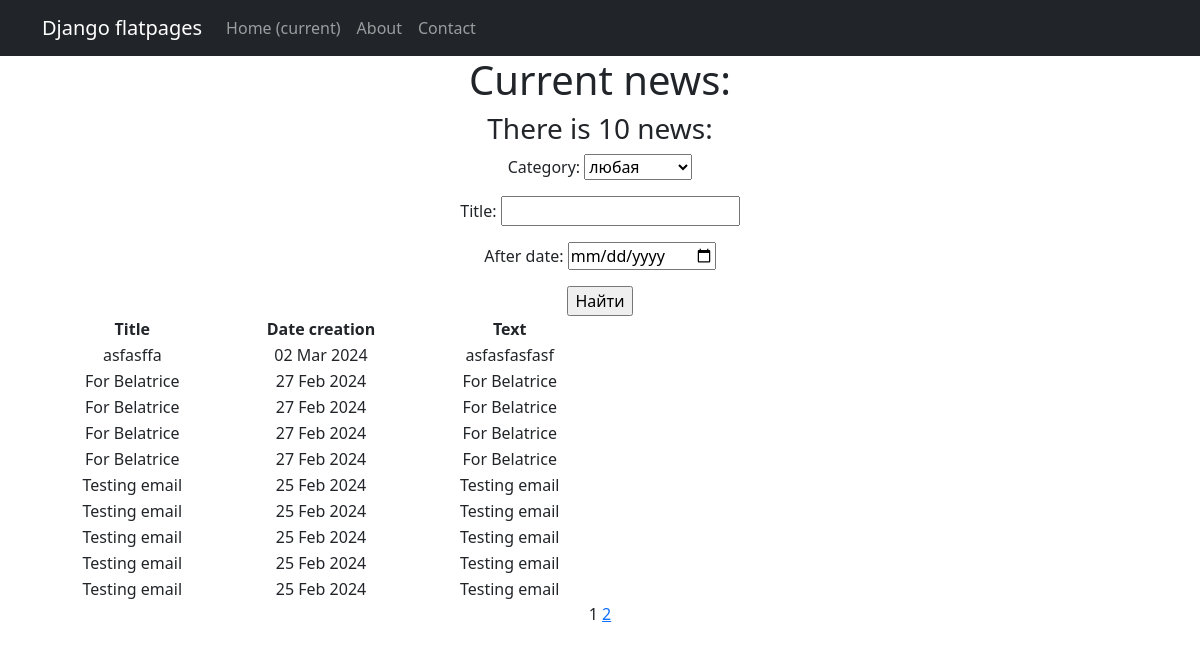
The page /news/search/ on the database as committed earlier.
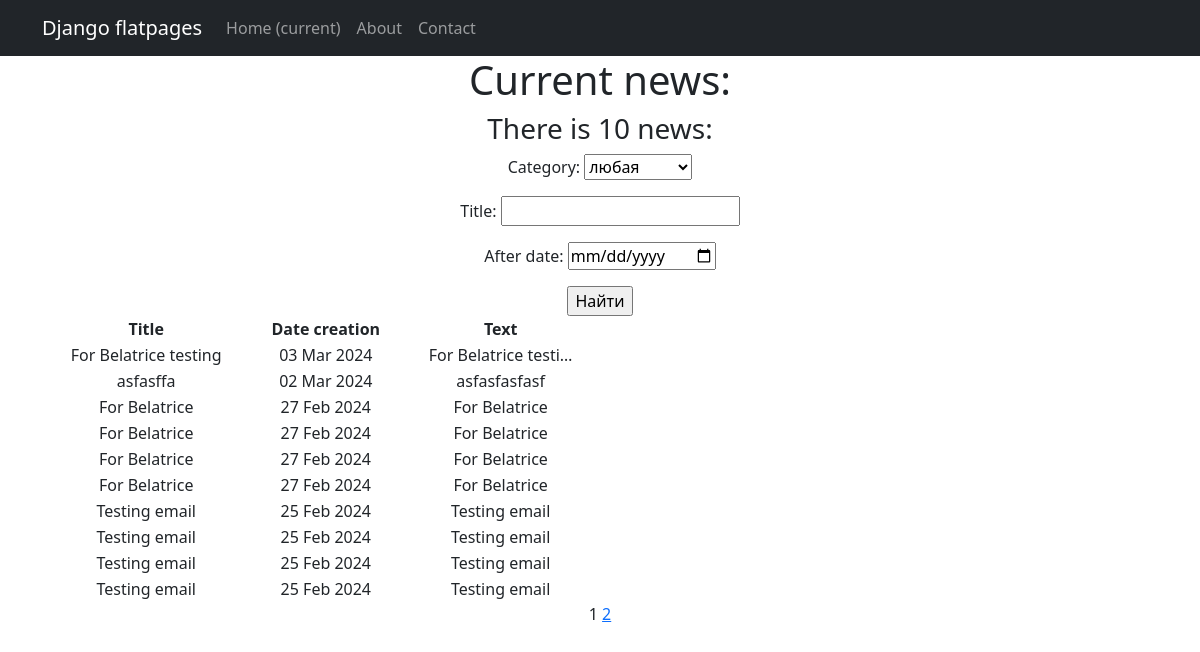
The same page on the database as committed later.
### newapp/models.py (models this page shows, shortened)
class Post(models.Model):# содержать в себе статьи и новости, которые создают пользователи
    author = models.ForeignKey(Author, on_delete = models.CASCADE)# связь «один ко многим» с моделью Author;
    News = 'NW'# новость
    Article = 'AR'# статья
    CATEGORY_CHOICES = (
        (News, 'Новость'),
        (Article, 'Статья')
    )
    categoryType = models.CharField(max_length = 2, choices = CATEGORY_CHOICES, default = Article)# поле с выбором — «статья» или «новость»;
    dateCreation = models.DateTimeField(auto_now_add = True)# автоматически добавляемая дата и время создания;
    postCategory = models.ManyToManyField(Category, through= 'PostCategory')# связь «многие ко многим» с моделью Category (с дополнительной моделью PostCategory);
    title = models.CharField(max_length= 128) # заголовок статьи/новости;
    text = models.TextField() # текст статьи/новости;
    rating = models.SmallIntegerField(default=0)# рейтинг статьи/новости.

### newapp/views.py (the view)
# urls.py: path('search/', NewsSearch.as_view(), name='news_search'),
class NewsSearch(ListView):
    model = Post
    ordering = '-dateCreation'
    template_name = 'news_search.html'
    context_object_name = 'news_search'
    paginate_by = 10  # вот так мы можем указать количество записей на странице
    def get_queryset(self):
        queryset = super().get_queryset()
        self.filterset = NewsFilter(self.request.GET, queryset)
        return self.filterset.qs
    def get_context_data(self, **kwargs):
        context = super().get_context_data(**kwargs)
        context['filterset'] = self.filterset
        return context

### newapp/models.py (called while the page is built)
    def __str__(self): #__str__() – магический метод для отображения информации об объекте класса для пользователей
        return self.name

### newapp/templatetags/custom_filters.py (called while the page is built)
@register.filter()
def censor(value):
    for word in censor_list:
        value = value.replace(word[1:], '*' * len(word[1:])) #Строковый метод str.replace(old, new[, count]) вернет копию строки,
    return value # Возвращаемое функцией значение подставится в шаблон.

### newapp/templates/news_search.html (shortened to what this page needs)
{% extends 'flatpages/default.html' %}
{% load custom_filters %}
{% block content %}
<h1>Current news:</h1>
<h3>There is {{news_search|length}} news:</h3>
   <form action="" method="get">
       {{ filterset.form.as_p }}
       <input type="submit" value="Найти" />
   </form>
{% if news_search %}
    <table width="50%">
        <tr>
            <td> <b>Title </b> </td>
            <td> <b>Date creation</b> </td>
            <td> <b>Text</b> </td>
        </tr>
           {% for one_news in news_search %}
           <tr>
               <td>{{ one_news.title|censor }}</td>
               <td>{{ one_news.dateCreation|date:"d M Y"}}</td>
               <td>{{ one_news.text|truncatechars:20|censor}}</td>
           </tr>
           {% endfor %}
    </table>
{% else %}
       <h2>No current news!</h2>
{% endif %}
   {{ page_obj.number }}
   {% if page_obj.has_next %}
       <a href="?page={{ page_obj.next_page_number }}">{{ page_obj.next_page_number }}</a>
   {% endif %}
{% endblock content%}

Rows that differ between the two databases and show on the page:
no longer on this page (row unchanged): Post: title|censor "Testing email", dateCreation "25 Feb 2024", text|censor "Testing email"
added Post: title|censor "For Belatrice testing", dateCreation "03 Mar 2024", text|censor "For Belatrice testi…"
